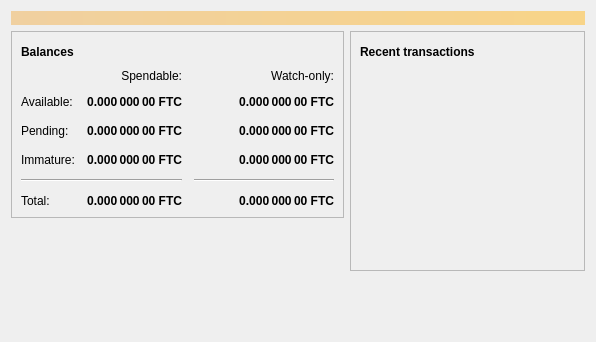
<?xml version="1.0" encoding="UTF-8"?>
<ui version="4.0">
 <class>OverviewPage</class>
 <widget class="QWidget" name="OverviewPage">
  <property name="geometry">
   <rect>
    <x>0</x>
    <y>0</y>
    <width>596</width>
    <height>342</height>
   </rect>
  </property>
  <property name="windowTitle">
   <string>Form</string>
  </property>
  <layout class="QVBoxLayout" name="topLayout">
   <item>
    <widget class="QLabel" name="labelAlerts">
     <property name="visible">
      <bool>false</bool>
     </property>
     <property name="styleSheet">
      <string notr="true">QLabel { background-color: qlineargradient(x1: 0, y1: 0, x2: 1, y2: 0, stop:0 #F0D0A0, stop:1 #F8D488); color:#000000; }</string>
     </property>
     <property name="wordWrap">
      <bool>true</bool>
     </property>
     <property name="margin">
      <number>3</number>
     </property>
     <property name="textInteractionFlags">
      <set>Qt::TextSelectableByMouse</set>
     </property>
    </widget>
   </item>
   <item>
    <layout class="QHBoxLayout" name="horizontalLayout" stretch="1,1">
     <item>
      <layout class="QVBoxLayout" name="verticalLayout_2">
       <item>
        <widget class="QFrame" name="frame">
         <property name="frameShape">
          <enum>QFrame::StyledPanel</enum>
         </property>
         <property name="frameShadow">
          <enum>QFrame::Raised</enum>
         </property>
         <layout class="QVBoxLayout" name="verticalLayout_4">
          <item>
           <layout class="QHBoxLayout" name="horizontalLayout_4">
            <item>
             <widget class="QLabel" name="label_5">
              <property name="font">
               <font>
                <weight>75</weight>
                <bold>true</bold>
               </font>
              </property>
              <property name="text">
               <string>Balances</string>
              </property>
             </widget>
            </item>
            <item>
             <widget class="QPushButton" name="labelWalletStatus">
              <property name="enabled">
               <bool>true</bool>
              </property>
              <property name="maximumSize">
               <size>
                <width>30</width>
                <height>16777215</height>
               </size>
              </property>
              <property name="toolTip">
               <string>The displayed information may be out of date. Your wallet automatically synchronizes with the Napocoin network after a connection is established, but this process has not completed yet.</string>
              </property>
              <property name="text">
               <string/>
              </property>
              <property name="icon">
               <iconset resource="../bitcoin.qrc">
                <normaloff>:/icons/warning</normaloff>
                <disabledoff>:/icons/warning</disabledoff>:/icons/warning</iconset>
              </property>
              <property name="iconSize">
               <size>
                <width>24</width>
                <height>24</height>
               </size>
              </property>
              <property name="flat">
               <bool>true</bool>
              </property>
             </widget>
            </item>
            <item>
             <spacer name="horizontalSpacer_3">
              <property name="orientation">
               <enum>Qt::Horizontal</enum>
              </property>
              <property name="sizeHint" stdset="0">
               <size>
                <width>40</width>
                <height>20</height>
               </size>
              </property>
             </spacer>
            </item>
           </layout>
          </item>
          <item>
           <layout class="QGridLayout" name="gridLayout">
            <property name="spacing">
             <number>12</number>
            </property>
            <item row="2" column="2">
             <widget class="QLabel" name="labelWatchPending">
              <property name="font">
               <font>
                <weight>75</weight>
                <bold>true</bold>
               </font>
              </property>
              <property name="cursor">
               <cursorShape>IBeamCursor</cursorShape>
              </property>
              <property name="toolTip">
               <string>Unconfirmed transactions to watch-only addresses</string>
              </property>
              <property name="text">
               <string notr="true">0.000 000 00 FTC</string>
              </property>
              <property name="alignment">
               <set>Qt::AlignRight|Qt::AlignTrailing|Qt::AlignVCenter</set>
              </property>
              <property name="textInteractionFlags">
               <set>Qt::LinksAccessibleByMouse|Qt::TextSelectableByKeyboard|Qt::TextSelectableByMouse</set>
              </property>
             </widget>
            </item>
            <item row="2" column="1">
             <widget class="QLabel" name="labelUnconfirmed">
              <property name="font">
               <font>
                <weight>75</weight>
                <bold>true</bold>
               </font>
              </property>
              <property name="cursor">
               <cursorShape>IBeamCursor</cursorShape>
              </property>
              <property name="toolTip">
               <string>Total of transactions that have yet to be confirmed, and do not yet count toward the spendable balance</string>
              </property>
              <property name="text">
               <string notr="true">0.000 000 00 FTC</string>
              </property>
              <property name="alignment">
               <set>Qt::AlignRight|Qt::AlignTrailing|Qt::AlignVCenter</set>
              </property>
              <property name="textInteractionFlags">
               <set>Qt::LinksAccessibleByMouse|Qt::TextSelectableByKeyboard|Qt::TextSelectableByMouse</set>
              </property>
             </widget>
            </item>
            <item row="3" column="2">
             <widget class="QLabel" name="labelWatchImmature">
              <property name="font">
               <font>
                <weight>75</weight>
                <bold>true</bold>
               </font>
              </property>
              <property name="cursor">
               <cursorShape>IBeamCursor</cursorShape>
              </property>
              <property name="toolTip">
               <string>Mined balance in watch-only addresses that has not yet matured</string>
              </property>
              <property name="text">
               <string notr="true">0.000 000 00 FTC</string>
              </property>
              <property name="alignment">
               <set>Qt::AlignRight|Qt::AlignTrailing|Qt::AlignVCenter</set>
              </property>
              <property name="textInteractionFlags">
               <set>Qt::LinksAccessibleByMouse|Qt::TextSelectableByKeyboard|Qt::TextSelectableByMouse</set>
              </property>
             </widget>
            </item>
            <item row="4" column="0" colspan="2">
             <widget class="Line" name="line">
              <property name="orientation">
               <enum>Qt::Horizontal</enum>
              </property>
             </widget>
            </item>
            <item row="4" column="2">
             <widget class="Line" name="lineWatchBalance">
              <property name="sizePolicy">
               <sizepolicy hsizetype="Preferred" vsizetype="Fixed">
                <horstretch>0</horstretch>
                <verstretch>0</verstretch>
               </sizepolicy>
              </property>
              <property name="minimumSize">
               <size>
                <width>140</width>
                <height>0</height>
               </size>
              </property>
              <property name="orientation">
               <enum>Qt::Horizontal</enum>
              </property>
             </widget>
            </item>
            <item row="5" column="0">
             <widget class="QLabel" name="labelTotalText">
              <property name="text">
               <string>Total:</string>
              </property>
             </widget>
            </item>
            <item row="3" column="1">
             <widget class="QLabel" name="labelImmature">
              <property name="font">
               <font>
                <weight>75</weight>
                <bold>true</bold>
               </font>
              </property>
              <property name="cursor">
               <cursorShape>IBeamCursor</cursorShape>
              </property>
              <property name="toolTip">
               <string>Mined balance that has not yet matured</string>
              </property>
              <property name="text">
               <string notr="true">0.000 000 00 FTC</string>
              </property>
              <property name="alignment">
               <set>Qt::AlignRight|Qt::AlignTrailing|Qt::AlignVCenter</set>
              </property>
              <property name="textInteractionFlags">
               <set>Qt::LinksAccessibleByMouse|Qt::TextSelectableByKeyboard|Qt::TextSelectableByMouse</set>
              </property>
             </widget>
            </item>
            <item row="2" column="3">
             <spacer name="horizontalSpacer_2">
              <property name="orientation">
               <enum>Qt::Horizontal</enum>
              </property>
              <property name="sizeHint" stdset="0">
               <size>
                <width>40</width>
                <height>20</height>
               </size>
              </property>
             </spacer>
            </item>
            <item row="3" column="0">
             <widget class="QLabel" name="labelImmatureText">
              <property name="text">
               <string>Immature:</string>
              </property>
             </widget>
            </item>
            <item row="5" column="1">
             <widget class="QLabel" name="labelTotal">
              <property name="font">
               <font>
                <weight>75</weight>
                <bold>true</bold>
               </font>
              </property>
              <property name="cursor">
               <cursorShape>IBeamCursor</cursorShape>
              </property>
              <property name="toolTip">
               <string>Your current total balance</string>
              </property>
              <property name="text">
               <string notr="true">0.000 000 00 FTC</string>
              </property>
              <property name="alignment">
               <set>Qt::AlignRight|Qt::AlignTrailing|Qt::AlignVCenter</set>
              </property>
              <property name="textInteractionFlags">
               <set>Qt::LinksAccessibleByMouse|Qt::TextSelectableByKeyboard|Qt::TextSelectableByMouse</set>
              </property>
             </widget>
            </item>
            <item row="5" column="2">
             <widget class="QLabel" name="labelWatchTotal">
              <property name="font">
               <font>
                <weight>75</weight>
                <bold>true</bold>
               </font>
              </property>
              <property name="cursor">
               <cursorShape>IBeamCursor</cursorShape>
              </property>
              <property name="toolTip">
               <string>Current total balance in watch-only addresses</string>
              </property>
              <property name="text">
               <string notr="true">0.000 000 00 FTC</string>
              </property>
              <property name="alignment">
               <set>Qt::AlignRight|Qt::AlignTrailing|Qt::AlignVCenter</set>
              </property>
              <property name="textInteractionFlags">
               <set>Qt::LinksAccessibleByMouse|Qt::TextSelectableByKeyboard|Qt::TextSelectableByMouse</set>
              </property>
             </widget>
            </item>
            <item row="0" column="2">
             <widget class="QLabel" name="labelWatchonly">
              <property name="text">
               <string>Watch-only:</string>
              </property>
              <property name="alignment">
               <set>Qt::AlignRight|Qt::AlignTrailing|Qt::AlignVCenter</set>
              </property>
             </widget>
            </item>
            <item row="1" column="0">
             <widget class="QLabel" name="labelBalanceText">
              <property name="text">
               <string>Available:</string>
              </property>
             </widget>
            </item>
            <item row="1" column="1">
             <widget class="QLabel" name="labelBalance">
              <property name="font">
               <font>
                <weight>75</weight>
                <bold>true</bold>
               </font>
              </property>
              <property name="cursor">
               <cursorShape>IBeamCursor</cursorShape>
              </property>
              <property name="toolTip">
               <string>Your current spendable balance</string>
              </property>
              <property name="text">
               <string notr="true">0.000 000 00 FTC</string>
              </property>
              <property name="alignment">
               <set>Qt::AlignRight|Qt::AlignTrailing|Qt::AlignVCenter</set>
              </property>
              <property name="textInteractionFlags">
               <set>Qt::LinksAccessibleByMouse|Qt::TextSelectableByKeyboard|Qt::TextSelectableByMouse</set>
              </property>
             </widget>
            </item>
            <item row="1" column="2">
             <widget class="QLabel" name="labelWatchAvailable">
              <property name="font">
               <font>
                <weight>75</weight>
                <bold>true</bold>
               </font>
              </property>
              <property name="cursor">
               <cursorShape>IBeamCursor</cursorShape>
              </property>
              <property name="toolTip">
               <string>Your current balance in watch-only addresses</string>
              </property>
              <property name="text">
               <string notr="true">0.000 000 00 FTC</string>
              </property>
              <property name="alignment">
               <set>Qt::AlignRight|Qt::AlignTrailing|Qt::AlignVCenter</set>
              </property>
              <property name="textInteractionFlags">
               <set>Qt::LinksAccessibleByMouse|Qt::TextSelectableByKeyboard|Qt::TextSelectableByMouse</set>
              </property>
             </widget>
            </item>
            <item row="2" column="0">
             <widget class="QLabel" name="labelPendingText">
              <property name="text">
               <string>Pending:</string>
              </property>
             </widget>
            </item>
            <item row="0" column="1">
             <widget class="QLabel" name="labelSpendable">
              <property name="text">
               <string>Spendable:</string>
              </property>
              <property name="alignment">
               <set>Qt::AlignRight|Qt::AlignTrailing|Qt::AlignVCenter</set>
              </property>
             </widget>
            </item>
           </layout>
          </item>
         </layout>
        </widget>
       </item>
       <item>
        <spacer name="verticalSpacer">
         <property name="orientation">
          <enum>Qt::Vertical</enum>
         </property>
         <property name="sizeHint" stdset="0">
          <size>
           <width>20</width>
           <height>40</height>
          </size>
         </property>
        </spacer>
       </item>
      </layout>
     </item>
     <item>
      <layout class="QVBoxLayout" name="verticalLayout_3">
       <item>
        <widget class="QFrame" name="frame_2">
         <property name="frameShape">
          <enum>QFrame::StyledPanel</enum>
         </property>
         <property name="frameShadow">
          <enum>QFrame::Raised</enum>
         </property>
         <layout class="QVBoxLayout" name="verticalLayout">
          <item>
           <layout class="QHBoxLayout" name="horizontalLayout_2">
            <item>
             <widget class="QLabel" name="label_4">
              <property name="font">
               <font>
                <weight>75</weight>
                <bold>true</bold>
               </font>
              </property>
              <property name="text">
               <string>Recent transactions</string>
              </property>
             </widget>
            </item>
            <item>
             <widget class="QPushButton" name="labelTransactionsStatus">
              <property name="enabled">
               <bool>true</bool>
              </property>
              <property name="maximumSize">
               <size>
                <width>30</width>
                <height>16777215</height>
               </size>
              </property>
              <property name="toolTip">
               <string>The displayed information may be out of date. Your wallet automatically synchronizes with the Napocoin network after a connection is established, but this process has not completed yet.</string>
              </property>
              <property name="text">
               <string/>
              </property>
              <property name="icon">
               <iconset resource="../bitcoin.qrc">
                <normaloff>:/icons/warning</normaloff>
                <disabledoff>:/icons/warning</disabledoff>:/icons/warning</iconset>
              </property>
              <property name="iconSize">
               <size>
                <width>24</width>
                <height>24</height>
               </size>
              </property>
              <property name="flat">
               <bool>true</bool>
              </property>
             </widget>
            </item>
            <item>
             <spacer name="horizontalSpacer">
              <property name="orientation">
               <enum>Qt::Horizontal</enum>
              </property>
              <property name="sizeHint" stdset="0">
               <size>
                <width>40</width>
                <height>20</height>
               </size>
              </property>
             </spacer>
            </item>
           </layout>
          </item>
          <item>
           <widget class="QListView" name="listTransactions">
            <property name="styleSheet">
             <string notr="true">QListView { background: transparent; }</string>
            </property>
            <property name="frameShape">
             <enum>QFrame::NoFrame</enum>
            </property>
            <property name="verticalScrollBarPolicy">
             <enum>Qt::ScrollBarAlwaysOff</enum>
            </property>
            <property name="horizontalScrollBarPolicy">
             <enum>Qt::ScrollBarAlwaysOff</enum>
            </property>
            <property name="selectionMode">
             <enum>QAbstractItemView::NoSelection</enum>
            </property>
           </widget>
          </item>
         </layout>
        </widget>
       </item>
       <item>
        <spacer name="verticalSpacer_2">
         <property name="orientation">
          <enum>Qt::Vertical</enum>
         </property>
         <property name="sizeHint" stdset="0">
          <size>
           <width>20</width>
           <height>40</height>
          </size>
         </property>
        </spacer>
       </item>
      </layout>
     </item>
    </layout>
   </item>
  </layout>
 </widget>
 <resources/>
 <connections/>
</ui>
